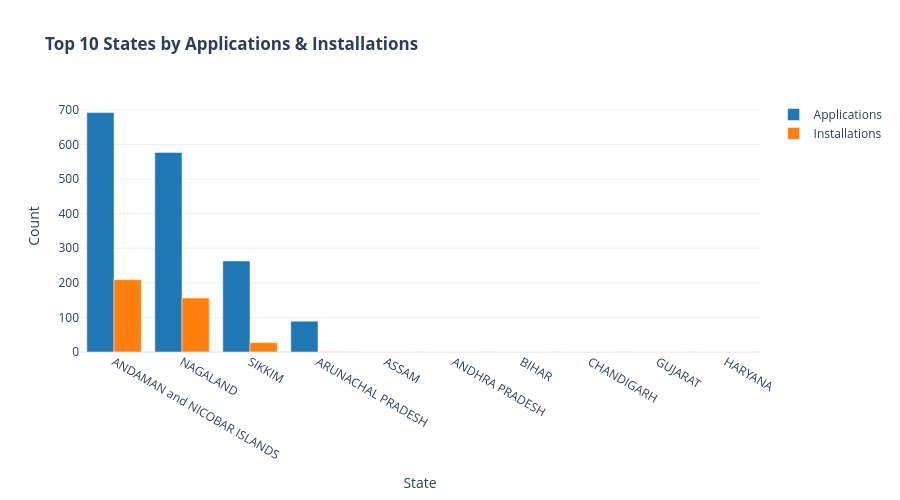

Here is the notebook cell this chart was saved with:
### Markdown cell above
## 3. State Rankings: Top Performers

### Code cell
# Q2 & Q4: State rankings and performance
print("\n" + "="*80)
print("Q2 & Q4: STATE RANKINGS")
print("="*80)

top_states = kpi_state.nlargest(10, 'applications')

# Create bar chart
fig = go.Figure()
fig.add_trace(go.Bar(x=top_states['state'], y=top_states['applications'], name='Applications', marker_color='#1f77b4'))
fig.add_trace(go.Bar(x=top_states['state'], y=top_states['installations'], name='Installations', marker_color='#ff7f0e'))

fig.update_layout(
    title='<b>Top 10 States by Applications & Installations</b>',
    xaxis_title='State',
    yaxis_title='Count',
    barmode='group',
    height=500,
    template='plotly_white'
)

fig.show()

print("\nTop 10 States by Applications:")
print(top_states[['state', 'applications', 'installations', 'conversion_rate_app_to_install_pct']].to_string(index=False))

### Figure 1 — Plotly figure (JSON) as saved in the notebook; plotly's stock layout.template omitted (floating-point values rounded to 4 significant figures)
{"data": [{"marker": {"color": "#1f77b4"}, "name": "Applications", "type": "bar", "x": ["ANDAMAN and NICOBAR ISLANDS", "NAGALAND", "SIKKIM", "ARUNACHAL PRADESH", "ASSAM", "ANDHRA PRADESH", "BIHAR", "CHANDIGARH", "GUJARAT", "HARYANA"], "y": [692, 577, 263, 89, 0, 0, 0, 0, 0, 0]}, {"marker": {"color": "#ff7f0e"}, "name": "Installations", "type": "bar", "x": ["ANDAMAN and NICOBAR ISLANDS", "NAGALAND", "SIKKIM", "ARUNACHAL PRADESH", "ASSAM", "ANDHRA PRADESH", "BIHAR", "CHANDIGARH", "GUJARAT", "HARYANA"], "y": [209, 156, 27, 1, 0, 0, 0, 0, 0, 0]}], "layout": {"barmode": "group", "height": 500, "title": {"text": "<b>Top 10 States by Applications & Installations</b>"}, "xaxis": {"title": {"text": "State"}}, "yaxis": {"title": {"text": "Count"}}}}
